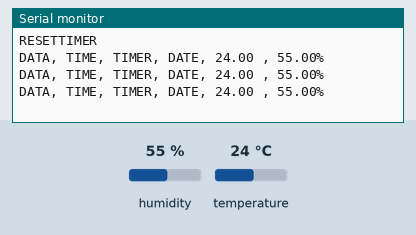
Bench run of a sketch on a simulated Arduino Uno, built with avr-gcc and run on an emulated ATmega328P. Parts: the last lines printed to the serial monitor. The test bench sets the inputs (shaded band); at power-on: humidity 55 %, temperature 24 °C.

Above: at 2.8 s.
2.9 s: humidity set to 22 %
At 5.5 s:
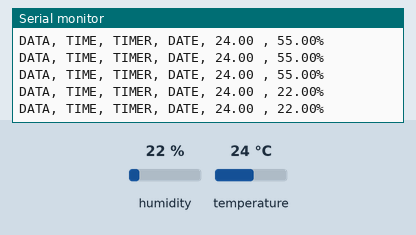
5.6 s: temperature set to 12 °C
At 6.9 s:
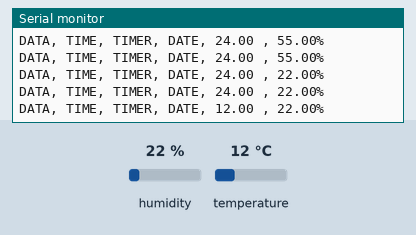
8.3 s: humidity set to 40 %
At 8.3 s:
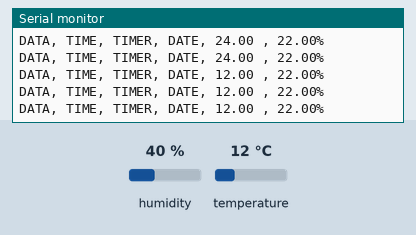
Timing chart, 0 to 11.3 s (numbered marks = the images above; inputs shaded):
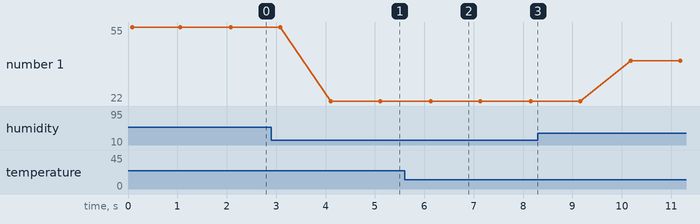

The sketch:

sketch_apr29a.ino
```cpp
int pot = A0;
#include "DHT.h"
#define DHTPIN 8
#define DHTTYPE DHT11
DHT dht(DHTPIN, DHTTYPE);

void setup(){
Serial.begin(9600);
Serial.println("CLEARDATA");
Serial.println("LABEL, Time, Started Time, Date, Temperature, Humidity");
Serial.println("RESETTIMER");
dht.begin();
}

void loop()
{
  float t = dht.readTemperature();
  float h = dht.readHumidity();
  Serial.print("DATA, TIME, TIMER, DATE,");

  Serial.print(" ");
  Serial.print(t);

  Serial.print(" , ");
  Serial.print(h);
  Serial.println("%");

  delay(1000);
}
```

Measured:
- after the input at 2.9 s, the serial monitor: prints a new line after 1.2 s (image 1)
- after the input at 5.6 s, the serial monitor: prints a new line after 0.53 s (image 2)
- plotted number 1: 55 → 22 after the input at 2.9 s, 22 → 40 after the input at 8.3 s
